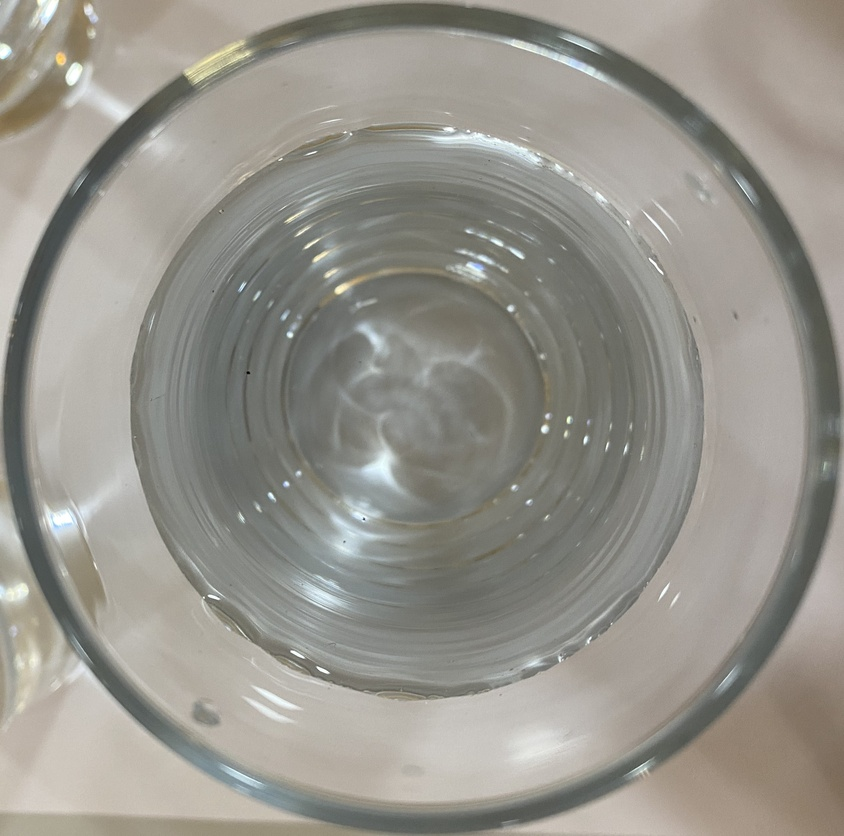
#> input picture wdd/c01_IMG_7510.jpg, 844 x 836 px, shrunk from 3056 x 3024 before the run
$ jupyter execute paticles.ipynb   (shell and % lines are left out)
#> lines starting #> are read from the running program, lines starting #| are printed output that depends on the picture; after the words box and inside, x2 and y2 are one past the last pixel; in counts of white or black regions, pixels touching at a corner belong together
[cell 1]
import sys
import cv2 as cv
import matplotlib.pyplot as plt


cv.__version__

[cell 2]
img = cv.imread("c01_IMG_7510.jpg")
#> img is the input picture: shape (836, 844, 3); mean B, G, R 140.6, 148.3, 150.7

[cell 3]
# [15 lines of commented-out code are left out]

[cell 4]
imgRGB = cv.cvtColor(img, cv.COLOR_BGR2RGB)

# imgRGB = toRGB(img)
plt.figure()

plt.imshow(imgRGB)
plt.title("title")
plt.show()

[cell 5]
imgGray = cv.cvtColor(img, cv.COLOR_BGR2GRAY)

plt.imshow(imgGray)
plt.title("Gray")
plt.show()

[cell 6]
ret1, thresh1 = cv.threshold(imgGray, 50, 255, cv.THRESH_BINARY)
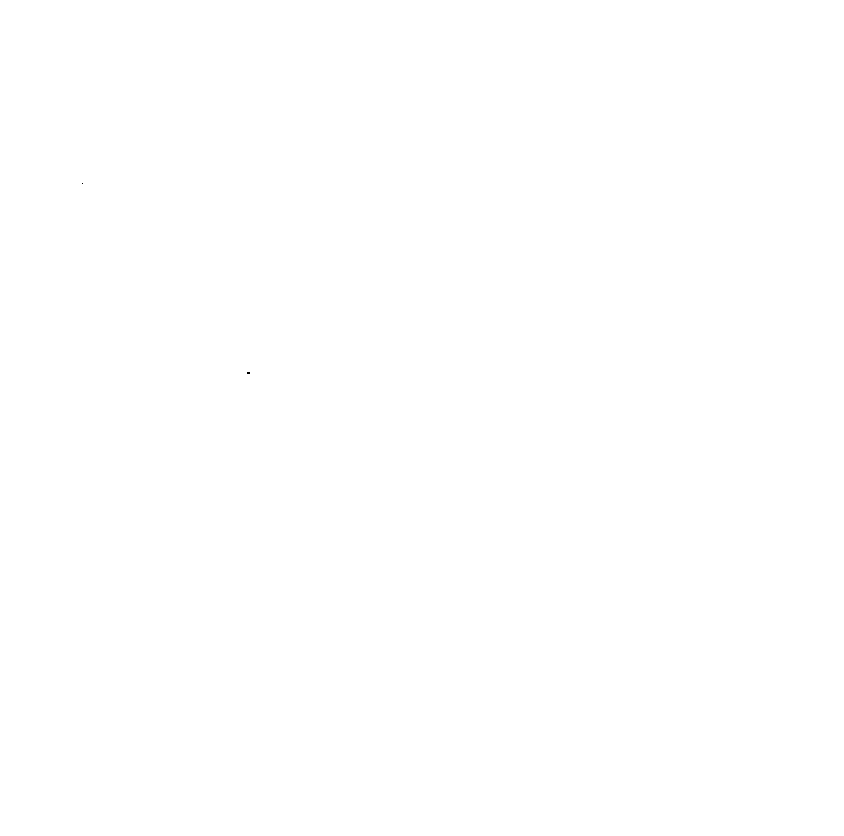
#> thresh1: shape (836, 844); 100% white; black in thin lines or dots, all inside (x1, y1, x2, y2) = (82, 183, 250, 374)

img2 = cv.cvtColor(thresh1, cv.COLOR_GRAY2RGB)

plt.imshow(img2)
plt.title("Thresh")
plt.show()

[cell 7]
def showWithMatplotlib(color_img, title, pos):
    """Shows an image using matplotlib capabilities"""

    # Convert BGR image to RGB
    img_RGB = color_img[:, :, ::-1]

    ax = plt.subplot(2, 3, pos)
    plt.imshow(img_RGB)
    ax.set_title(title)
    plt.axis('off')

[cell 8]
fig = plt.figure(figsize=(15, 7))
plt.suptitle("Adaptive thresholding", fontsize=14, fontweight='bold')
fig.patch.set_facecolor('silver')

ret1, threshB1 = cv.threshold(imgGray, 50, 255, cv.THRESH_BINARY)

thresh1 = cv.adaptiveThreshold(imgGray, 255, cv.ADAPTIVE_THRESH_MEAN_C, cv.THRESH_BINARY, 11, 2)
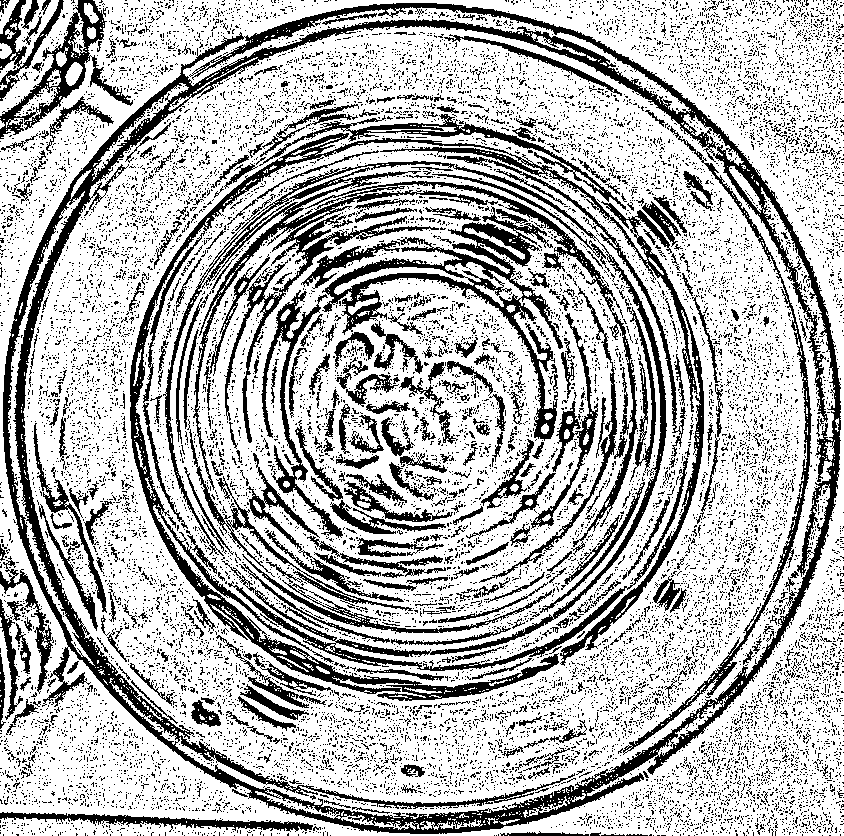
#> thresh1: shape (836, 844); 70.9% white; 16001 black regions (15544 under 20 px), largest, box (x1, y1, x2, y2) and area: (3, 3, 841, 834) 38662, (163, 161, 688, 671) 20193, (130, 133, 704, 701) 17203
thresh2 = cv.adaptiveThreshold(imgGray, 255, cv.ADAPTIVE_THRESH_MEAN_C, cv.THRESH_BINARY, 31, 3)
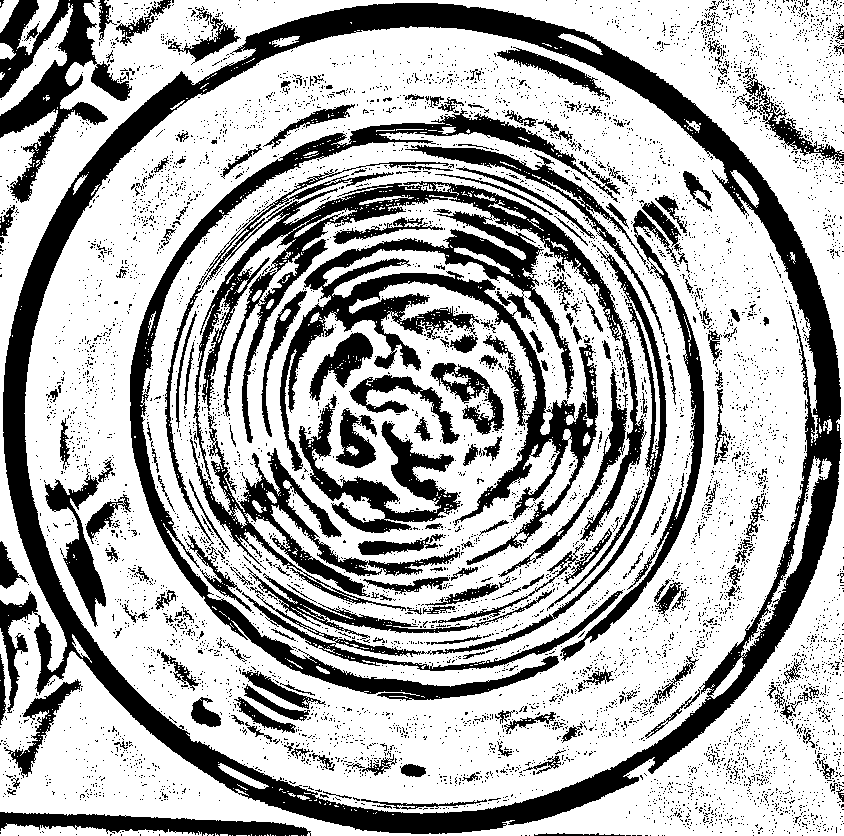
#> thresh2: shape (836, 844); 68.7% white; 6513 black regions (6276 under 20 px), largest, box (x1, y1, x2, y2) and area: (0, 3, 842, 834) 61482, (165, 161, 647, 565) 39403, (130, 108, 620, 701) 16325
thresh3 = cv.adaptiveThreshold(imgGray, 255, cv.ADAPTIVE_THRESH_GAUSSIAN_C, cv.THRESH_BINARY, 11, 2)
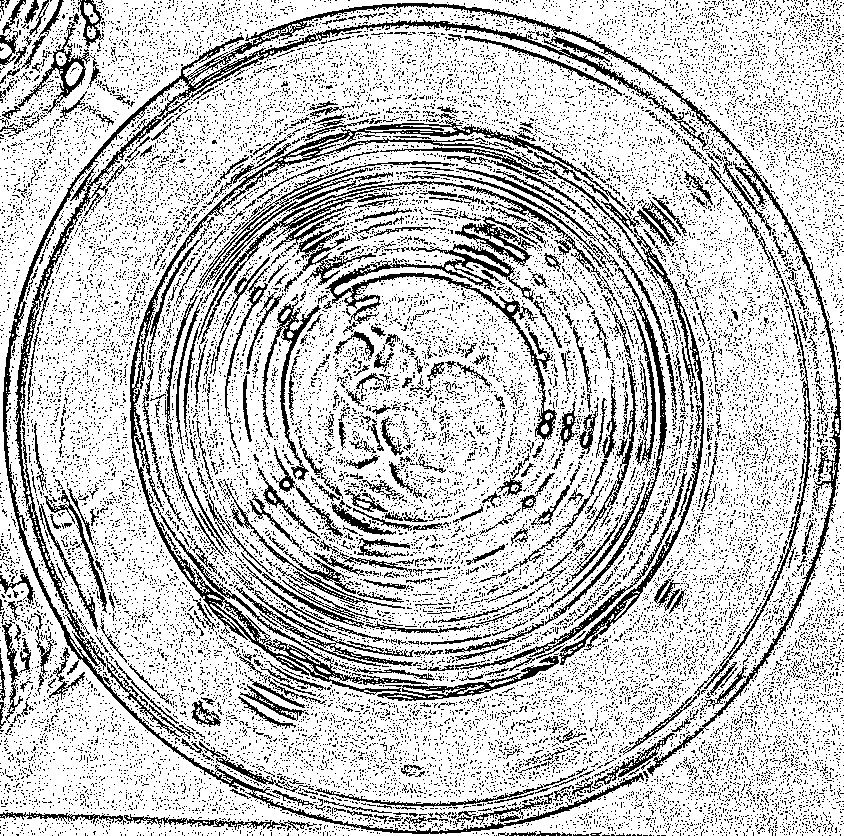
#> thresh3: shape (836, 844); 76.8% white; black in thin lines or dots
thresh4 = cv.adaptiveThreshold(imgGray, 255, cv.ADAPTIVE_THRESH_GAUSSIAN_C, cv.THRESH_BINARY, 31, 3)
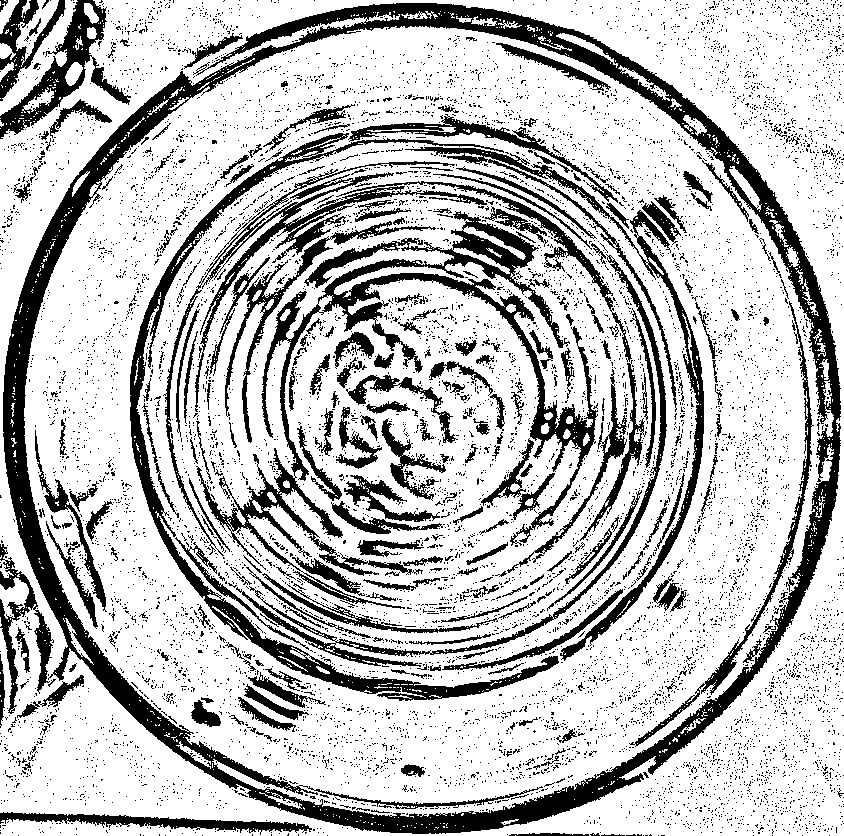
#> thresh4: shape (836, 844); 74.6% white; 9226 black regions (8936 under 20 px), largest, box (x1, y1, x2, y2) and area: (3, 3, 841, 834) 48587, (196, 211, 598, 609) 18615, (130, 133, 559, 701) 11160

showWithMatplotlib(cv.cvtColor(imgGray, cv.COLOR_GRAY2BGR), "gray img", 1)
showWithMatplotlib(cv.cvtColor(threshB1, cv.COLOR_GRAY2BGR), "method=THRESH_BINARY=50", 4)

showWithMatplotlib(cv.cvtColor(thresh1, cv.COLOR_GRAY2BGR), "method=THRESH_MEAN_C, blockSize=11, C=2", 2)
showWithMatplotlib(cv.cvtColor(thresh2, cv.COLOR_GRAY2BGR), "method=THRESH_MEAN_C, blockSize=31, C=3", 3)
showWithMatplotlib(cv.cvtColor(thresh3, cv.COLOR_GRAY2BGR), "method=GAUSSIAN_C, blockSize=11, C=2", 5)
showWithMatplotlib(cv.cvtColor(thresh4, cv.COLOR_GRAY2BGR), "method=GAUSSIAN_C, blockSize=31, C=3", 6)

$ run again, with wdd/01_IMG_7587.jpg copied over wdd/c01_IMG_7510.jpg
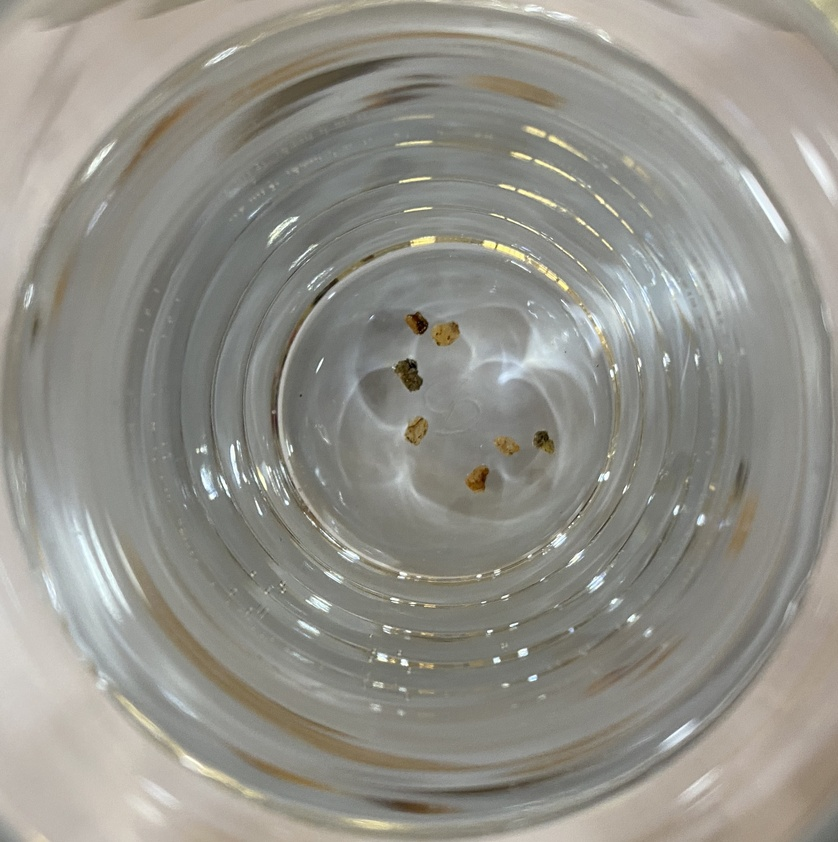
#> input picture wdd/01_IMG_7587.jpg, 838 x 842 px, shrunk from 2520 x 2530 before the run
#> img is the input picture: shape (842, 838, 3); mean B, G, R 137.5, 145.1, 146.6
#> img2: shape (842, 838, 3); 99.9% white; 29 black regions (23 under 20 px), largest, box (x1, y1, x2, y2) and area: (402, 359, 422, 389) 195, (410, 312, 428, 334) 168, (313, 279, 337, 305) 88, (537, 432, 549, 443) 74, (481, 472, 488, 485) 41, (410, 371, 418, 377) 24
#> `thresh1 = cv.adaptiveThreshold(imgGray, 255, cv.ADAPTIVE_THRESH_MEAN_C..`:
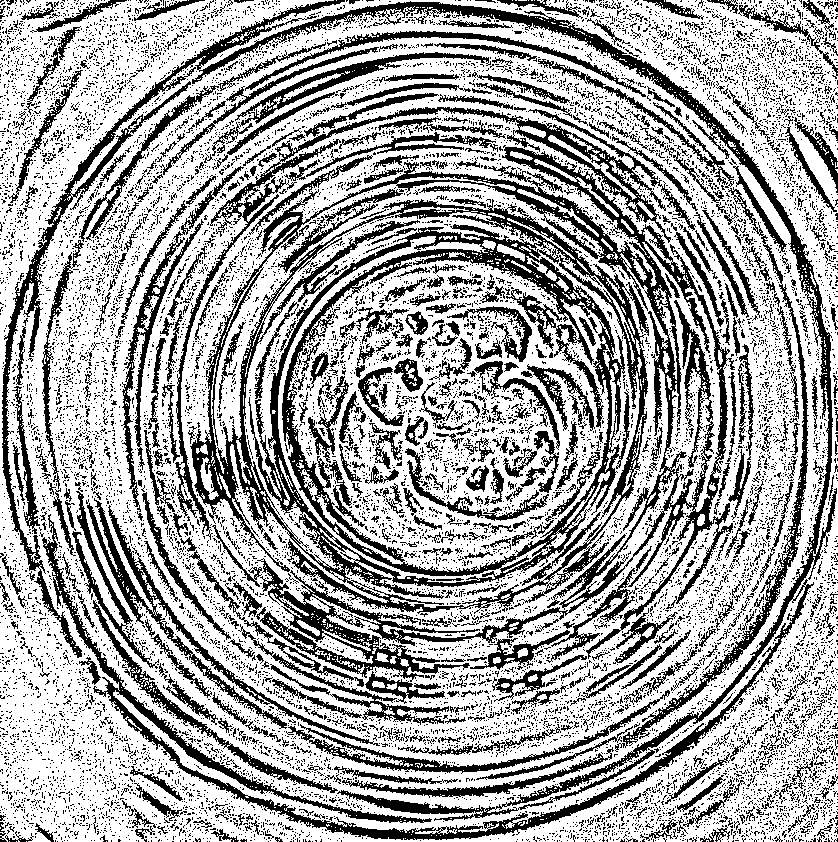
#> thresh1: shape (842, 838); 65.2% white; 14050 black regions (13381 under 20 px), largest, box (x1, y1, x2, y2) and area: (190, 145, 735, 682) 61447, (2, 0, 837, 840) 30593, (175, 107, 696, 540) 8334
#> thresh2: shape (842, 838); 62.2% white; 5774 black regions (5533 under 20 px), largest, box (x1, y1, x2, y2) and area: (162, 82, 754, 710) 108773, (2, 0, 836, 841) 70435, (122, 166, 241, 506) 4618
#> thresh3: shape (842, 838); 70.7% white; black in thin lines or dots
#> `thresh4 = cv.adaptiveThreshold(imgGray, 255, cv.ADAPTIVE_THRESH_GAUSSI..`:
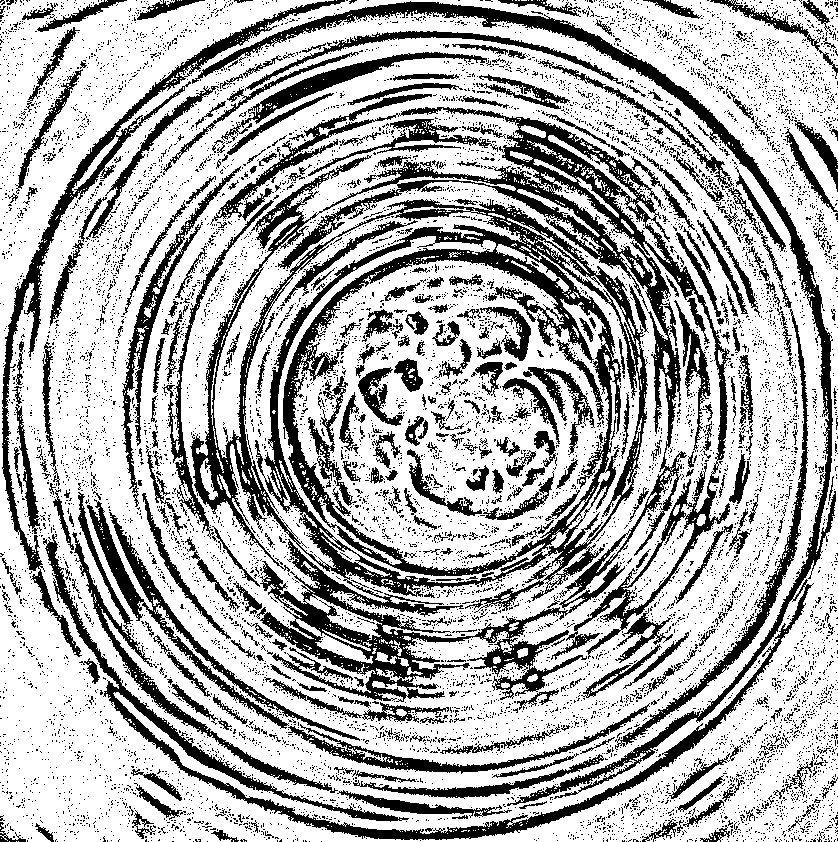
#> thresh4: shape (842, 838); 69% white; 10130 black regions (9733 under 20 px), largest, box (x1, y1, x2, y2) and area: (190, 94, 731, 702) 73411, (43, 1, 836, 840) 23672, (2, 0, 345, 657) 7915
#> img_RGB: shape (842, 838, 3); 70.7% white; black in thin lines or dots

$ run again, with wdd/02_IMG_7588.jpg copied over wdd/c01_IMG_7510.jpg
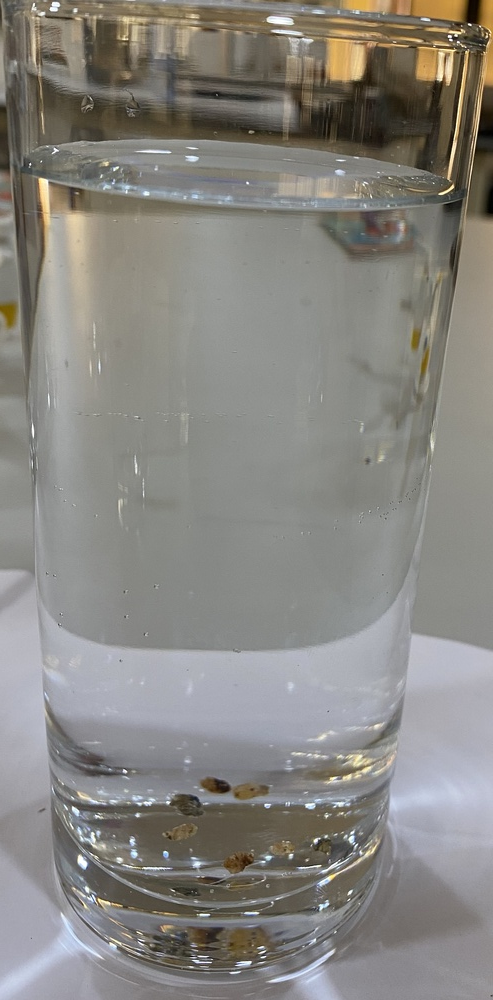
#> input picture wdd/02_IMG_7588.jpg, 493 x 1000 px, shrunk from 1623 x 3289 before the run
#> img is the input picture: shape (1000, 493, 3); mean B, G, R 128.8, 133.7, 135.9
#> `ret1, thresh1 = cv.threshold(imgGray, 50, 255, cv.THRESH_BINARY)`:
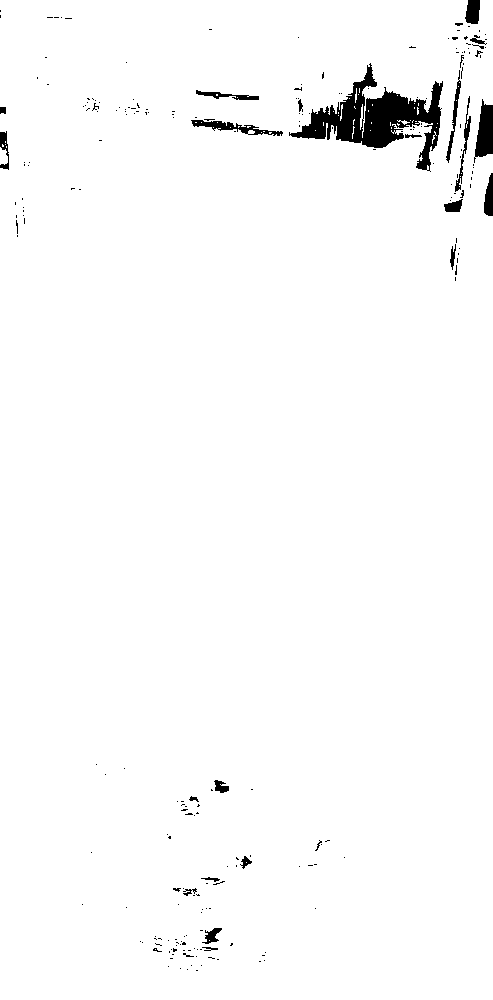
#> thresh1: shape (1000, 493); 98% white; 233 black regions (209 under 20 px), largest, box (x1, y1, x2, y2) and area: (289, 63, 443, 172) 5376, (474, 99, 493, 163) 767, (191, 120, 283, 136) 500
#> thresh2: shape (1000, 493); 69.2% white; 3924 black regions (3770 under 20 px), largest, box (x1, y1, x2, y2) and area: (5, 613, 411, 1000) 43717, (24, 0, 490, 653) 43483, (0, 147, 357, 614) 14218
#> thresh3: shape (1000, 493); 75.2% white; black in thin lines or dots
#> `thresh4 = cv.adaptiveThreshold(imgGray, 255, cv.ADAPTIVE_THRESH_GAUSSI..`:
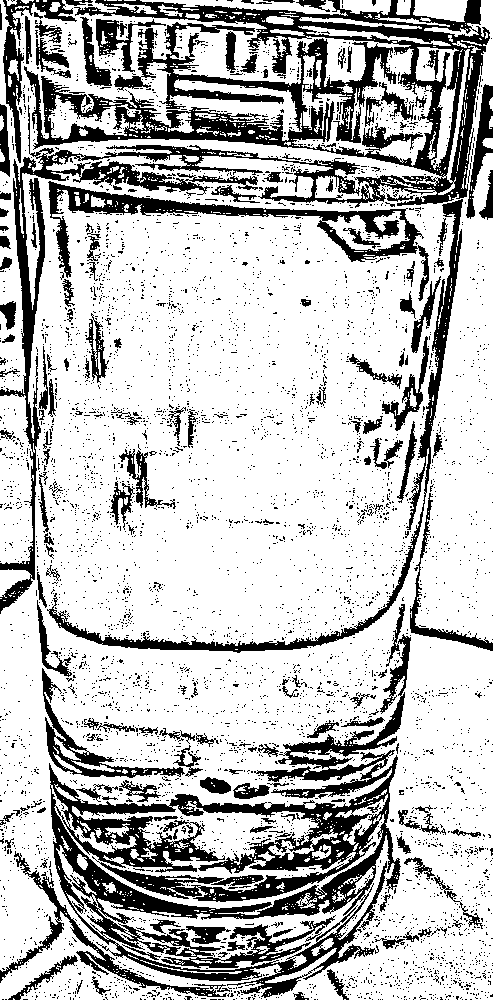
#> thresh4: shape (1000, 493); 74.6% white; 4868 black regions (4692 under 20 px), largest, box (x1, y1, x2, y2) and area: (0, 0, 490, 614) 38108, (49, 604, 411, 998) 33506, (47, 199, 463, 653) 6090
#> img_RGB: shape (1000, 493, 3); 70.9% white; 9847 black regions (9565 under 20 px), largest, box (x1, y1, x2, y2) and area: (0, 0, 490, 614) 44294, (0, 627, 411, 999) 36978, (37, 199, 463, 653) 5184
#> img_RGB: shape (1000, 493, 3); 75.2% white; black in thin lines or dots
